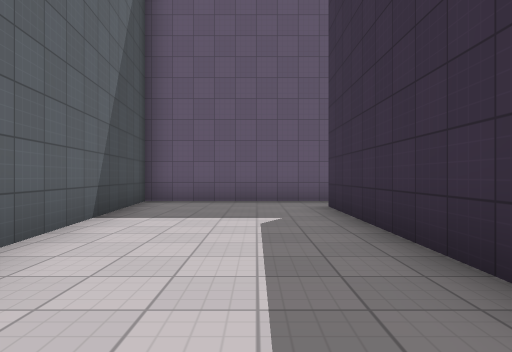
view 1 (above)

23 first-person views from a walk through a level from a Godot 3-D game. The camera is 1.2 m above the floor, looks level and sees 75° across. The floor is counted in squares, 2 m on a side. Each view is taken from the middle of a square. On the plan, view 1 faces up. The plan holds only what a view shows up to about 10 squares ahead; the rest is blank. The place goes on beyond the plan. Surface patterns are stand-ins for the level's own textures.

view 2
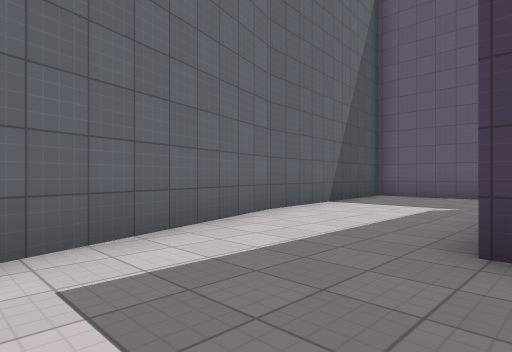

view 3
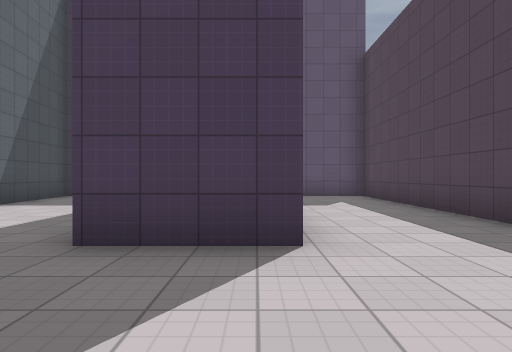

view 4
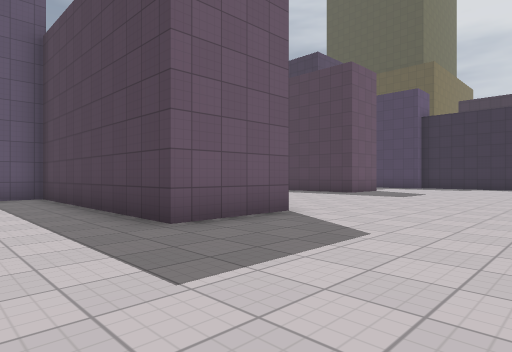

view 5
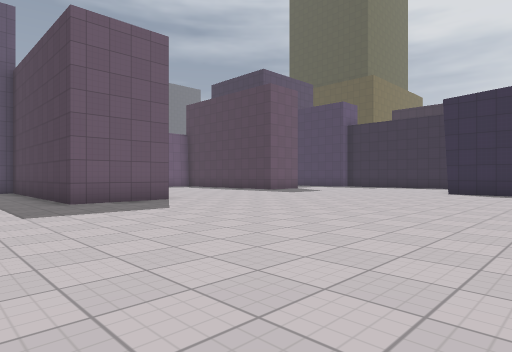

view 6
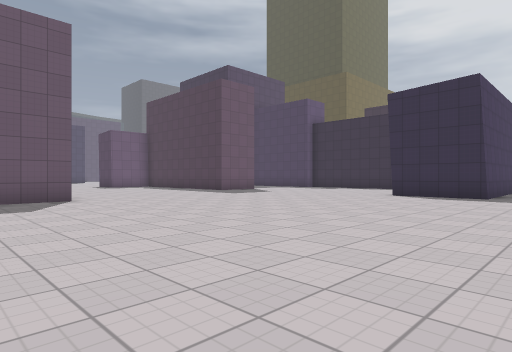

view 7
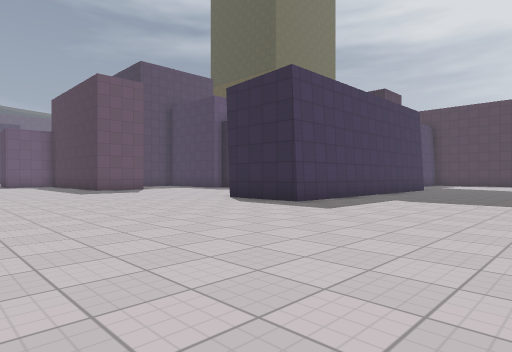

view 8
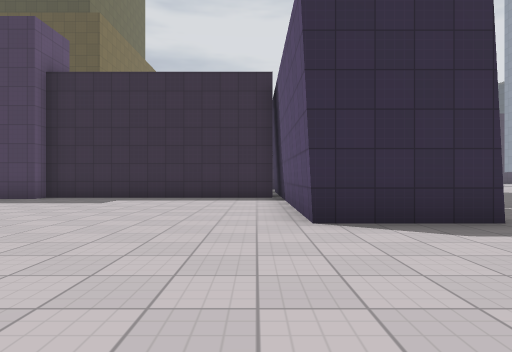

view 9
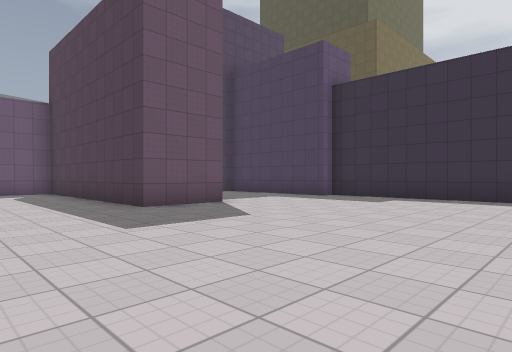

view 10
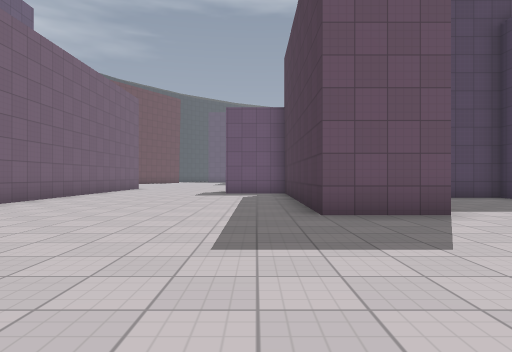

view 11
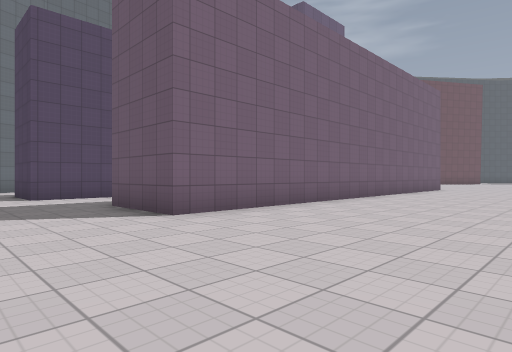

view 12
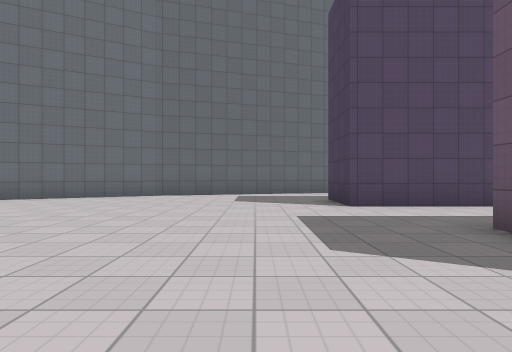

view 13
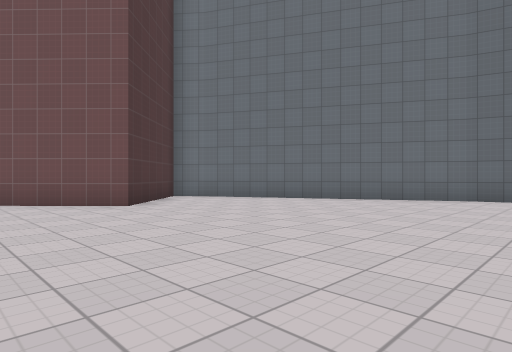

view 14
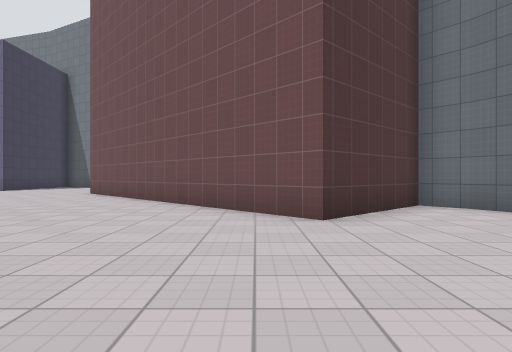

view 15
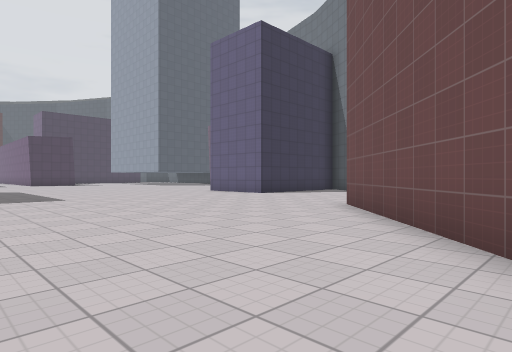

view 16
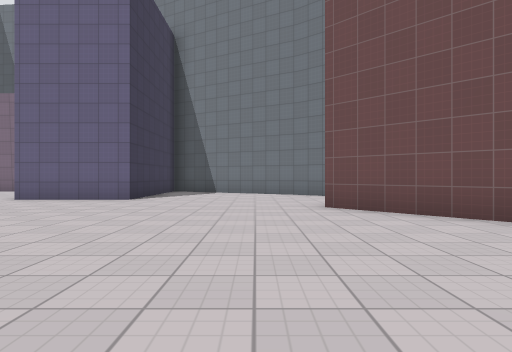

view 17
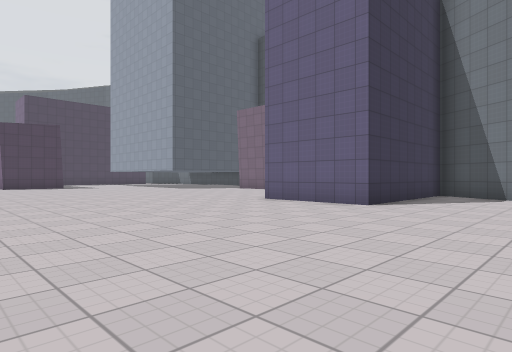

view 18
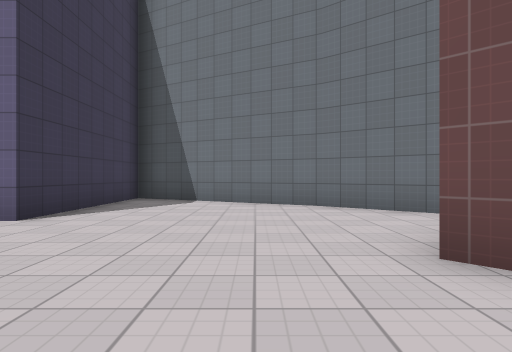

view 19
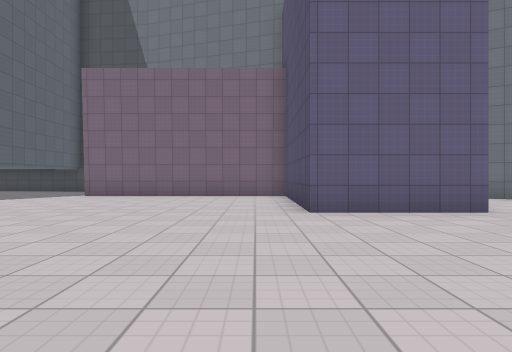

view 20
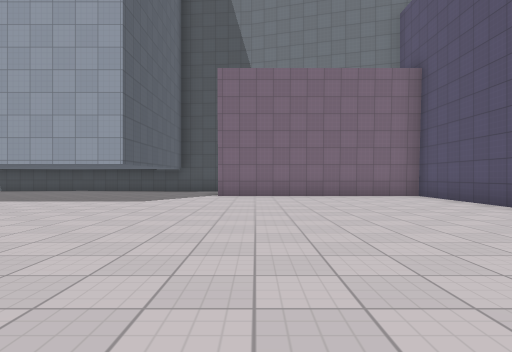

view 21
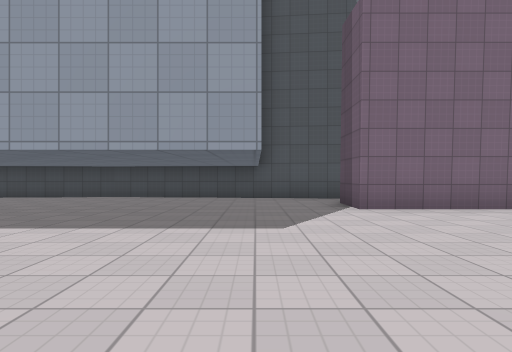

view 22
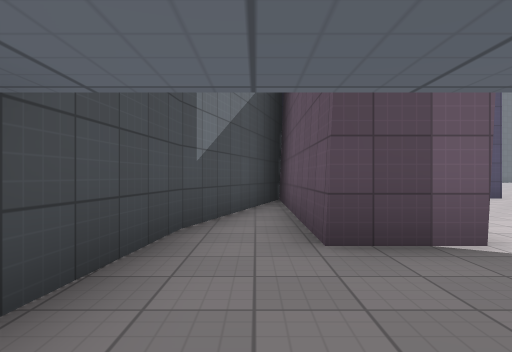

view 23
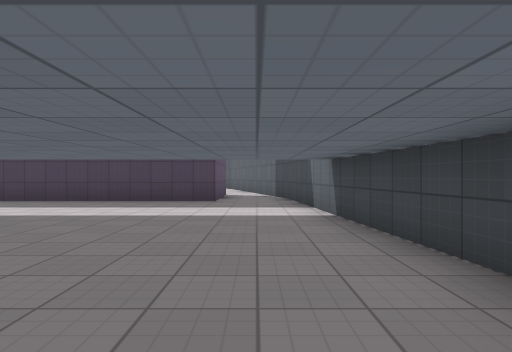

### Floor plan
Points are (right, up) in squares from view 1. A wall is a line through its corners. A room is listed if a view was taken in it or the views show most of it. See-through windows are left out.
Room 1 (view 1)
walls: (-2.1, 2.5) (-0.8, -1.7); (1.4, 1.8) (1.4, 6.6); (1.8, 8) (-2.6, 8) (-2.1, 2.4)
ways out: opening at (0.3, 0) to room 2
Room 2 (views 2, 3, 4, 5, 6, 7, 8, 9, 10, 11, 12, 13, 14, 15, 16, 17, 18, 19, 20, 21, 22, 23)
walls: (19.4, -5.1) (16.2, -5.1) (16.2, -2.7) (22, -2.7); (21.2, -2.5) (21.2, 3.8) (20.7, 3.8) (20.7, 4.8); (11, -18.3) (12.7, -19.7) (17.2, -22.1) (17.2, -17.5) (20.1, -17.5) (20.1, -22) (26.1, -22) (26.1, -23.4) (20.4, -23.4); (17, 4.1) (15, 4.1) (15, 9.1); (20.2, -23.3) (25.3, -24.9); (25.1, -24.8) (32.1, -25.5); (20.7, 7.8) (20.7, 8.2) (19.4, 8.2); (3.1, -10) (3.7, -10.8) (6.1, -8.5) (12.7, -15.5); (32, -25.5) (38.8, -24.9) (40, -24.5); (-0.1, -4) (3.1, -10.1); (3.4, 3.8) (3.4, 0.9) (1.4, 0.9); (8.5, 9) (8.5, 1.7) (6.2, 1.7) (6.2, 8) (4.4, 8); (-0.4, -3.1) (-0.1, -4.1); (39.8, -23) (37.9, -23) (37.9, -17.9)
ways out: opening at (0.3, 0) to room 1; opening at (40, -24)

Positions as (right, up) in squares from view 1, and headings:
1: (0, 0), facing up
2: (2, -2), facing up-left
3: (3, -2), facing up
4: (4, -2), facing up-right
5: (4, -6), facing up-right
6: (6, -7), facing up-right
7: (10, -10), facing up-right
8: (12, -2), facing right
9: (12, -2), facing up-right
10: (14, -1), facing up
11: (13, -1), facing up-left
12: (10, -1), facing left
13: (9, -2), facing down-left
14: (7, -4), facing down
15: (9, -9), facing down-right
16: (14, -9), facing down
17: (14, -11), facing down-right
18: (14, -13), facing down
19: (21, -12), facing down
20: (25, -12), facing down
21: (28, -16), facing down
22: (29, -24), facing left
23: (30, -24), facing right
